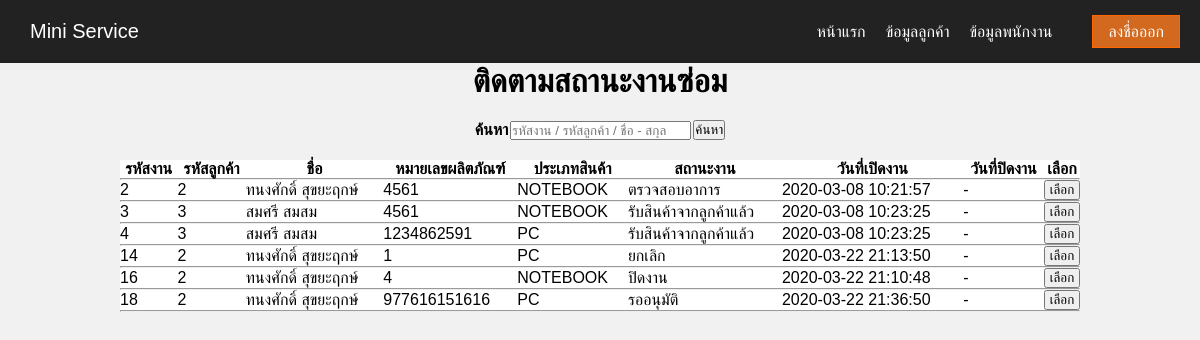
/PAGEADMIN/index.php, run on the app's committed database.
### tables this page shows
CREATE TABLE `tbljob` (
  `job_id` int(10) NOT NULL,
  `cus_id` int(10) NOT NULL,
  `sn` varchar(50) NOT NULL,
  `type_product` varchar(25) NOT NULL,
  `product_name` varchar(25) NOT NULL,
  `product_model` varchar(25) NOT NULL,
  `accessory` varchar(100) NOT NULL,
  `symptoms` varchar(100) NOT NULL,
  `image` text NOT NULL,
  `status_id` int(10) NOT NULL,
  `date_jobstart` datetime NOT NULL,
  `date_jobend` datetime NOT NULL
);

CREATE TABLE `tblcustomer` (
  `cus_id` int(10) NOT NULL,
  `cus_id_card` varchar(13) NOT NULL,
  `cus_prefix` varchar(6) NOT NULL,
  `cus_firstname` varchar(25) NOT NULL,
  `cus_lastname` varchar(25) NOT NULL,
  `cus_phoneno` varchar(10) NOT NULL,
  `cus_email` varchar(100) NOT NULL,
  `cus_username` varchar(25) NOT NULL,
  `cus_password` varchar(25) NOT NULL
);

CREATE TABLE `tblstatus` (
  `status_id` int(10) NOT NULL,
  `status_name` varchar(25) NOT NULL
);

### PAGEADMIN/header.php (called while the page is built, shortened)
<?php session_start();
require "adminmenu.php";
?>

### PAGEADMIN/index.php (the view, shortened to what this page needs)
<?php
    require "header.php";
?>
<center>
<H1>ติดตามสถานะงานซ่อม</H1>
<br>
<?php
	$srtkeyword = null;
?>
<form name="frmSearch" method="post" action="index.php">
    <table style="width:20%"border="0px">
    <tr>
        <th>ค้นหา</th>
        <th><input name="txtkeyword" type="text" id="txtkeyword" value="<?php echo $srtkeyword;?>" placeholder="รหัสงาน / รหัสลูกค้า / ชื่อ - สกุล"></th>
        <th><input type="submit" value="ค้นหา"></th>
    </tr>
    </table>
</form>
<br>
<?php
 $result = mysqli_query($mysqli,
 "SELECT a.job_id , a.cus_id , b.cus_firstname , b.cus_lastname , a.sn ,
 a.type_product , c.status_name , a.date_jobstart , a.date_jobend
  FROM tbljob a
  INNER JOIN tblcustomer b ON a.cus_id = b.cus_id
  INNER JOIN tblstatus c ON a.status_id = c.status_id
  WHERE a.job_id LIKE '%".$srtkeyword."%'
  OR a.cus_id LIKE '%".$srtkeyword."%'
  OR b.cus_firstname LIKE '%".$srtkeyword."%'
  OR b.cus_lastname LIKE '%".$srtkeyword."%'
  OR a.sn LIKE '%".$srtkeyword."%'
  ");
?>
<table id='ShowTable' style="width:80%" border="0px" bgcolor="#FFFFFF"cellspacing="0" >
    <th>รหัสงาน</th>
    <th>รหัสลูกค้า</th>
    <th>ชื่อ</th>
    <th>หมายเลขผลิตภัณฑ์</th>
    <th>ประเภทสินค้า</th>
    <th>สถานะงาน</th>
    <th>วันที่เปิดงาน</th>
    <th>วันที่ปิดงาน</th>
    <th>เลือก</th>
    <tr><td colspan="9"><hr /></td></tr>
    <tbody>
    <?php
            if($result == true){
                while($row = $result->fetch_assoc()){
                    echo "<tr>";
                    echo "<td>".$row["job_id"]."</td>";
                    echo "<td>".$row["cus_id"]."</td>";
                    echo "<td>".$row["cus_firstname"]." ".$row["cus_lastname"]."</td>";
                    echo "<td>".$row["sn"]."</td>";
                    echo "<td>".$row["type_product"]."</td>";
                    echo "<td>".$row["status_name"]."</td>";
                    echo "<td>".$row["date_jobstart"]."</td>";
                    if ($row["date_jobstart"] = "0000-00-00") {
                        echo "<td>"."-"."</td>";
                    } else {
                        echo "<td>".$row["date_jobend"]."</td>";
                    }
                    ?>
                        <td>
                            <form action="status_job2.php" method="POST">
                                <input type="submit" name="submit" value = "เลือก"style="width:100%">
                            </form>
                        </td>
                <?php
                    echo "</tr>";
                ?>
            <tr><td colspan="9"><hr /></td></tr>
            <?php
        }
            ?>
<?php
            } else {
                echo "<tr>";
                echo "<td colspan='9'>"."<center>"."ไม่มีข้อมูล"."</center>"."</td>";
                echo "</tr>";
            }
                ?>
	</tbody>
</table>

### PAGEADMIN/adminmenu.php (shortened to what this page needs)
<html lang="en">
<head>
    <link rel="stylesheet" href="https://cdnjs.cloudflare.com/ajax/libs/font-awesome/5.12.0/css/all.min.css">
    <link rel="stylesheet" href="../css/menu.css">
</head>
<body>
    <nav>
        <ul class="menu">
            <li class="logo"><a href="#">Mini Service</a></li>
            <li class="item"><a href="index.php">หน้าแรก</a></li>
            <li class="item"><a href="show_cus.php">ข้อมูลลูกค้า</a></li>
            <li class="item"><a href="show_emp.php">ข้อมูลพนักงาน</a></li>
           <li class="item"><a href="editprofile.php"><?php echo $_SESSION["emp_firstname"]." ".$_SESSION["emp_lastname"]; ?></a></li>
            <li class="item button"><a href="../index.php">ลงชื่อออก</a></li>
        </ul>
    </nav>

### css/menu.css (style rules this page uses)
* { margin: 0; padding: 0; box-sizing: border-box; }
body { font-family: Arial, Helvetica, sans-serif; background: #f1f1f1; }
nav { background: #222; padding: 5px 20px; }
ul { list-style-type: none; }
a { color: white; text-decoration: none; }
.menu li { font-size: 16px; padding: 15px 5px; white-space: nowrap; }
.logo a, .toggle a { font-size: 20px; }
.menu { display: flex; flex-wrap: wrap; justify-content: space-between; align-items: center; }
.item.button { order: 2; }
.item { width: 100%; text-align: center; order: 3; display: none; }
@media all and (min-width: 600px) { .menu { justify-content: center; } }
@media all and (min-width: 600px) { .logo { flex: 1; } }
@media all and (min-width: 600px) { .item.button { width: auto; order: 1; display: block; } }
@media all and (min-width: 600px) { .button a { padding: 7px 15px; background: chocolate; border: 1px solid #FF6600; } }
@media all and (min-width: 900px) { .item { display: block; width: auto; } }
@media all and (min-width: 900px) { .logo { order: 0; } }
@media all and (min-width: 900px) { .item { order: 1; } }
@media all and (min-width: 900px) { .button { order: 2; } }
@media all and (min-width: 900px) { .menu li { padding: 15px 10px; } }
@media all and (min-width: 900px) { .menu li.button { padding-right: 0; } }

### data on the page
tbljob: job_id "2", cus "2", cus.cus_firstname "ทนงศักดิ์", cus.cus_lastname "สุขยะฤกษ์", sn "4561", type_product "NOTEBOOK", status.status_name "ตรวจสอบอาการ", date_jobstart "2020-03-08 10:21:57"
tbljob: job_id "3", cus "3", cus.cus_firstname "สมศรี", cus.cus_lastname "สมสม", sn "4561", type_product "NOTEBOOK", status.status_name "รับสินค้าจากลูกค้าแล้ว", date_jobstart "2020-03-08 10:23:25"
tbljob: job_id "4", cus "3", cus.cus_firstname "สมศรี", cus.cus_lastname "สมสม", sn "1234862591", type_product "PC", status.status_name "รับสินค้าจากลูกค้าแล้ว", date_jobstart "2020-03-08 10:23:25"
tbljob: job_id "14", cus "2", cus.cus_firstname "ทนงศักดิ์", cus.cus_lastname "สุขยะฤกษ์", sn "1", type_product "PC", status.status_name "ยกเลิก", date_jobstart "2020-03-22 21:13:50"
tbljob: job_id "16", cus "2", cus.cus_firstname "ทนงศักดิ์", cus.cus_lastname "สุขยะฤกษ์", sn "4", type_product "NOTEBOOK", status.status_name "ปิดงาน", date_jobstart "2020-03-22 21:10:48"
tbljob: job_id "18", cus "2", cus.cus_firstname "ทนงศักดิ์", cus.cus_lastname "สุขยะฤกษ์", sn "977616151616", type_product "PC", status.status_name "รออนุมัติ", date_jobstart "2020-03-22 21:36:50"
